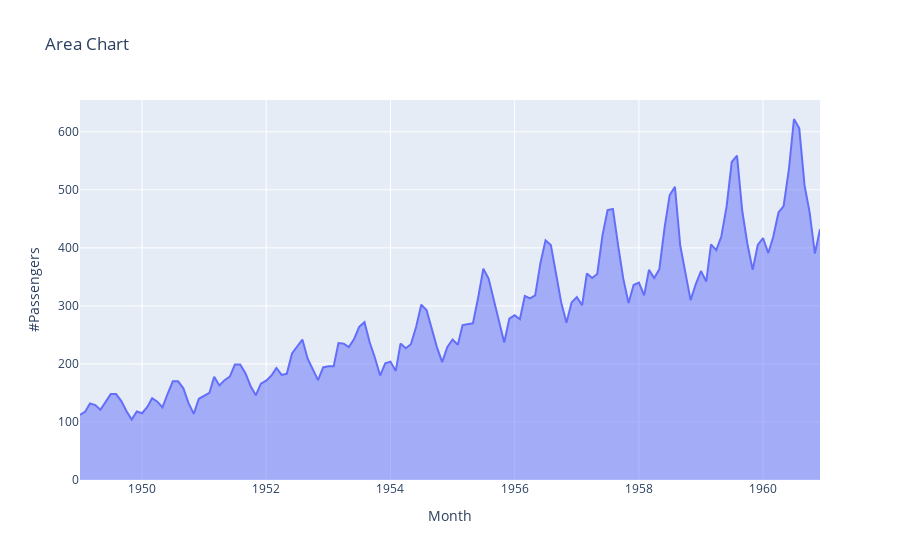

Source (notebook cell):
### Markdown cell above
Area Chart

### Code cell
areac = px.area(df_air, x="Month", y="#Passengers", title="Area Chart")
areac.show()

### Figure 1 — Plotly figure (JSON) as saved in the notebook; plotly's stock layout.template omitted (floating-point values rounded to 4 significant figures; data arrays with more than 128 entries replaced by an {"elided": "..."} marker saying what was removed)
{"data": [{"fillpattern": {"shape": ""}, "hovertemplate": "Month=%{x}<br>#Passengers=%{y}<extra></extra>", "legendgroup": "", "line": {"color": "#636efa"}, "marker": {"symbol": "circle"}, "mode": "lines", "name": "", "orientation": "v", "showlegend": false, "stackgroup": "1", "type": "scatter", "x": {"elided": "144 str values"}, "xaxis": "x", "y": {"elided": "144 int values"}, "yaxis": "y"}], "layout": {"legend": {"tracegroupgap": 0}, "title": {"text": "Area Chart"}, "xaxis": {"anchor": "y", "domain": [0, 1], "title": {"text": "Month"}}, "yaxis": {"anchor": "x", "domain": [0, 1], "title": {"text": "#Passengers"}}}}
